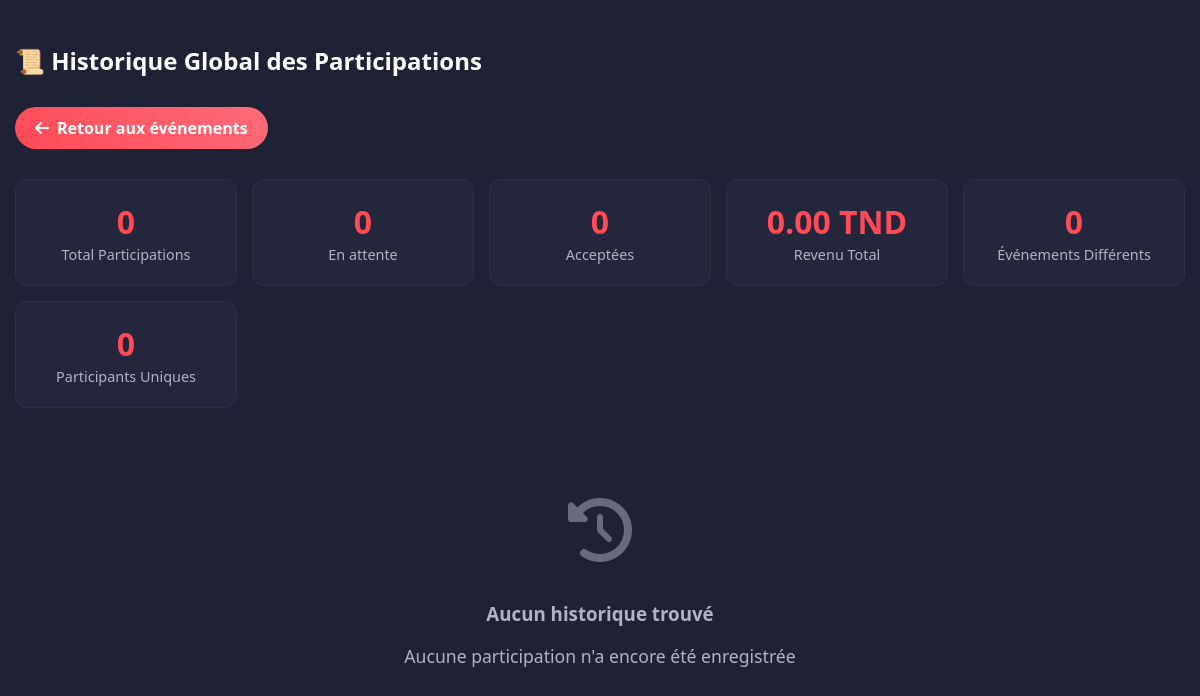
Before: /view/backoffice/events/participation_history.php with the older database file.
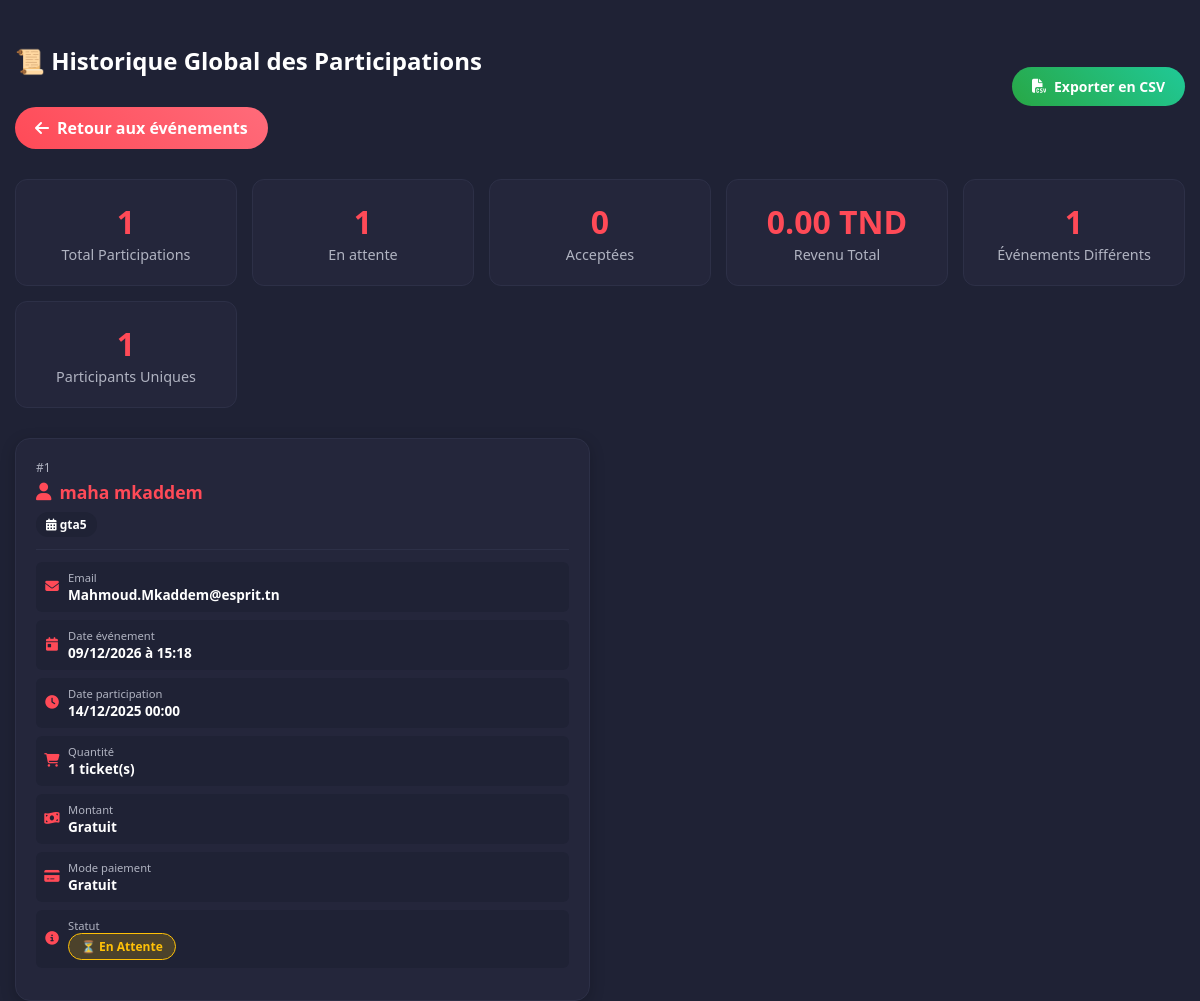
After: the same page with the newer database file.
### tables this page shows
CREATE TABLE `participation` (
  `id_participation` int(11) NOT NULL,
  `id_evenement` int(11) NOT NULL,
  `id_volontaire` int(11) NOT NULL,
  `date_participation` date DEFAULT curdate(),
  `statut` enum('en attente','acceptée','refusée') DEFAULT 'en attente',
  `created_at` timestamp NOT NULL DEFAULT current_timestamp(),
  `quantite` int(11) DEFAULT 1,
  `montant_total` decimal(10,2) DEFAULT NULL,
  `mode_paiement` varchar(100) DEFAULT NULL,
  `reference_paiement` varchar(255) DEFAULT NULL
);

CREATE TABLE `utilisateur` (
  `id_util` int(11) NOT NULL,
  `prenom` varchar(100) NOT NULL,
  `nom` varchar(100) NOT NULL,
  `dt_naiss` date DEFAULT NULL,
  `mail` varchar(255) NOT NULL,
  `num` int(11) DEFAULT NULL,
  `mdp` varchar(255) NOT NULL,
  `typee` enum('admin','user') DEFAULT 'user',
  `q1` varchar(255) DEFAULT NULL,
  `rp1` varchar(255) DEFAULT NULL,
  `q2` varchar(255) DEFAULT NULL,
  `rp2` varchar(255) DEFAULT NULL,
  `gamer_tag` varchar(100) DEFAULT NULL,
  `created_at` timestamp NOT NULL DEFAULT current_timestamp(),
  `updated_at` timestamp NOT NULL DEFAULT current_timestamp() ON UPDATE current_timestamp()
);

CREATE TABLE `evenement` (
  `id_evenement` int(11) NOT NULL,
  `titre` varchar(100) NOT NULL,
  `description` text NOT NULL,
  `date_evenement` date NOT NULL,
  `lieu` varchar(100) NOT NULL,
  `image` varchar(255) DEFAULT NULL,
  `id_organisation` int(11) NOT NULL COMMENT 'User who organized the event',
  `created_by` int(11) NOT NULL COMMENT 'User who created the event',
  `created_at` timestamp NOT NULL DEFAULT current_timestamp(),
  `updated_at` timestamp NOT NULL DEFAULT current_timestamp() ON UPDATE current_timestamp(),
  `heure_evenement` time DEFAULT NULL,
  `duree_minutes` int(11) DEFAULT NULL,
  `type_evenement` varchar(100) DEFAULT 'gratuit',
  `prix` decimal(10,2) DEFAULT NULL,
  `vues` int(11) NOT NULL DEFAULT 0,
  `theme` varchar(100) DEFAULT 'evenement'
);

### db_config.php (called while the page is built)
<?php
class config
{
    private static $pdo = null;
    public static function getConnexion()
    {
        if (!isset(self::$pdo)) {
            $servername = "localhost";
            $username = "root";
            $password = "";
            $dbname = "projetweb3";
            $port = 3306;
            try {
                self::$pdo = new PDO(
                    "mysql:host=$servername;port=$port;dbname=$dbname",
                    $username,
                    $password,
                    [
                        PDO::ATTR_ERRMODE => PDO::ERRMODE_EXCEPTION,
                        PDO::ATTR_DEFAULT_FETCH_MODE => PDO::FETCH_ASSOC,
                        PDO::ATTR_EMULATE_PREPARES => false
                    ]
                );
            } catch (PDOException $e) {
                die('Erreur de connexion: ' . $e->getMessage());
            }
        }
        return self::$pdo;
    }
}
?>

### model/participationModel.php (called while the page is built, shortened)
<?php
require_once __DIR__ . '/../db_config.php';
class ParticipationModel {
    private $conn;
    public function __construct() {
        $this->conn = config::getConnexion();
    }
    public function getAllParticipationsWithUsers() {
        $query = "SELECT p.*, e.titre, e.date_evenement, e.heure_evenement, e.duree_minutes, e.lieu, u.nom, u.prenom, u.mail AS email, e.type_evenement, e.prix
                  FROM participation p
                  JOIN evenement e ON p.id_evenement = e.id_evenement
                  JOIN utilisateur u ON p.id_volontaire = u.id_util
                  ORDER BY p.date_participation DESC";
        $stmt = $this->conn->prepare($query);
        $stmt->execute();
        return $stmt->fetchAll();
    }
}
?>

### view/backoffice/events/participation_history.php (the view, shortened to what the changed rows need)
<?php
require_once __DIR__ . '/../../../model/participationModel.php';
$participationModel = new ParticipationModel();
$allHistory = $participationModel->getAllParticipationsWithUsers();
$page = isset($_GET['page']) ? max(1, intval($_GET['page'])) : 1;
$perPage = 6;
$offset = ($page - 1) * $perPage;
$history = array_slice($allHistory, $offset, $perPage);
?>
<!DOCTYPE html>
<html lang="fr">
<head>
    <link rel="stylesheet" href="../assets/css/custom-backoffice.css">
    <link rel="stylesheet" href="https://cdnjs.cloudflare.com/ajax/libs/font-awesome/6.5.0/css/all.min.css">
</head>
<body>
<div class="container mt-4">
    <div class="candidatures-header">
        <div>
            <h2 class="text-white">📜 Historique Global des Participations</h2>
        </div>
        <div class="header-actions">
            <?php if (!empty($allHistory)): ?>
                <a href="?export=csv" class="btn-export">
                    <i class="fas fa-file-csv"></i> Exporter en CSV
                </a>
            <?php endif; ?>
        </div>
    </div>
    <div class="candidatures-stats">
        <div class="candidature-stat-card">
            <span class="candidature-stat-number"><?= count($allHistory) ?></span>
            <span class="candidature-stat-label">Total Participations</span>
        </div>
        <div class="candidature-stat-card">
            <span class="candidature-stat-number">
                <?= count(array_filter($allHistory, fn($p) => $p['statut'] === 'en attente')) ?>
            </span>
            <span class="candidature-stat-label">En attente</span>
        </div>
        <div class="candidature-stat-card">
            <span class="candidature-stat-number">
                <?= count(array_filter($allHistory, fn($p) => $p['statut'] === 'acceptée' || $p['statut'] === 'acceptee')) ?>
            </span>
            <span class="candidature-stat-label">Acceptées</span>
        </div>
        <div class="candidature-stat-card">
            <span class="candidature-stat-number">
                <?php
                    $uniqueEvents = array_unique(array_column($allHistory, 'id_evenement'));
                    echo count($uniqueEvents);
                ?>
            </span>
            <span class="candidature-stat-label">Événements Différents</span>
        </div>
        <div class="candidature-stat-card">
            <span class="candidature-stat-number">
                <?php
                    $uniqueUsers = [];
                    foreach ($allHistory as $p) {
                        $key = strtolower(trim($p['email']));
                        $uniqueUsers[$key] = true;
                    }
                    echo count($uniqueUsers);
                ?>
            </span>
            <span class="candidature-stat-label">Participants Uniques</span>
        </div>
    </div>
    <div class="candidature-grid">
        <?php if (empty($history)): ?>
            <div class="empty-state">
                <i class="fas fa-history"></i>
                <h3>Aucun historique trouvé</h3>
                <p>Aucune participation n'a encore été enregistrée</p>
            </div>
        <?php else: ?>
            <?php foreach ($history as $row):
                $qty = isset($row['quantite']) ? max(1, (int)$row['quantite']) : 1;
                $amountDisplay = isset($row['montant_total']) && $row['montant_total'] !== null
                    ? number_format((float)$row['montant_total'], 2) . ' TND'
                    : ($row['type_evenement'] === 'payant'
                        ? number_format($qty * (float)($row['prix'] ?? 0), 2) . ' TND'
                        : 'Gratuit');
                $modeDisplay = $row['mode_paiement'] ?? ($row['type_evenement'] === 'payant' ? 'Carte' : 'Gratuit');
            ?>
                <div class="candidature-card">
                    <div class="candidature-header-info">
                        <div class="candidature-id">#<?= $row['id_participation'] ?></div>
                        <h3 class="candidature-pseudo">
                            <i class="fas fa-user"></i>
                            <?= htmlspecialchars($row['prenom'] . ' ' . $row['nom']) ?>
                        </h3>
                        <span class="candidature-mission">
                            <i class="fas fa-calendar-alt"></i> <?= htmlspecialchars($row['titre']) ?>
                        </span>
                    </div>
                    <div class="candidature-details">
                        <div class="detail-item">
                            <i class="fas fa-envelope"></i>
                            <div>
                                <div class="detail-label">Email</div>
                                <div class="detail-value"><?= htmlspecialchars($row['email']) ?></div>
                            </div>
                        </div>
                        <div class="detail-item">
                            <i class="fas fa-calendar-day"></i>
                            <div>
                                <div class="detail-label">Date événement</div>
                                <div class="detail-value">
                                    <?= !empty($row['date_evenement']) ? date('d/m/Y', strtotime($row['date_evenement'])) : '-' ?>
                                    <?php if (!empty($row['heure_evenement'])): ?>
                                        à <?= substr($row['heure_evenement'],0,5) ?>
                                    <?php endif; ?>
                                </div>
                            </div>
                        </div>
                        <div class="detail-item">
                            <i class="fas fa-clock"></i>
                            <div>
                                <div class="detail-label">Date participation</div>
                                <div class="detail-value"><?= date('d/m/Y H:i', strtotime($row['date_participation'])) ?></div>
                            </div>
                        </div>
                        <div class="detail-item">
                            <i class="fas fa-shopping-cart"></i>
                            <div>
                                <div class="detail-label">Quantité</div>
                                <div class="detail-value"><?= $qty ?> ticket(s)</div>
                            </div>
                        </div>
                        <div class="detail-item">
                            <i class="fas fa-money-bill-wave"></i>
                            <div>
                                <div class="detail-label">Montant</div>
                                <div class="detail-value"><?= $amountDisplay ?></div>
                            </div>
                        </div>
                        <div class="detail-item">
                            <i class="fas fa-credit-card"></i>
                            <div>
                                <div class="detail-label">Mode paiement</div>
                                <div class="detail-value"><?= htmlspecialchars($modeDisplay) ?></div>
                            </div>
                        </div>
                        <div class="detail-item">
                            <i class="fas fa-info-circle"></i>
                            <div>
                                <div class="detail-label">Statut</div>
                                <div class="detail-value">
                                    <span class="candidature-status status-<?= strtolower(str_replace([' ', 'é'], ['-', 'e'], $row['statut'])) ?>">
                                        <?php
                                        switch($row['statut']) {
                                            case 'en attente':
                                                echo '⏳ En Attente';
                                                break;
                                        }
                                        ?>
                                    </span>
                                </div>
                            </div>
                        </div>
                    </div>
                </div>
            <?php endforeach; ?>
        <?php endif; ?>
    </div>
</div>
</body>
</html>

Changed rows visible on the page:
added participation: statut "1", statut "0", id_participation "1", id_volontaire.nom "maha mkaddem", id_evenement.titre "gta5", id_volontaire.mail "Mahmoud.Mkaddem@esprit.tn", id_evenement.date_evenement "09/12/2026", id_evenement.heure_evenement "15:18", date_participation "14/12/2025 00:00", quantite "1", montant_total.type_evenement "Gratuit", mode_paiement.type_evenement "Gratuit", shows "⏳ En Attente"
Other visible differences:
count($allHistory): "0" → "1"
count($uniqueEvents): "0" → "1"
count($uniqueUsers): "0" → "1"
text no longer shown: "0 0 Aucun historique trouvé Aucune participation n'a encore été enregistrée"
text now shown: "Exporter en CSV"
